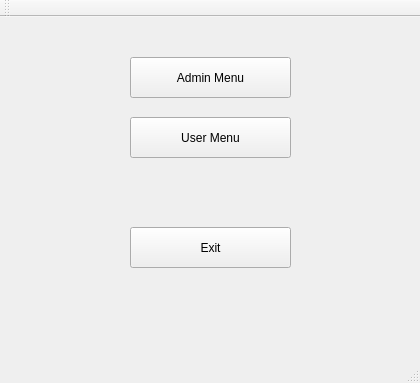
<?xml version="1.0" encoding="UTF-8"?>
<ui version="4.0">
 <class>MainWindow</class>
 <widget class="QMainWindow" name="MainWindow">
  <property name="geometry">
   <rect>
    <x>0</x>
    <y>0</y>
    <width>420</width>
    <height>383</height>
   </rect>
  </property>
  <property name="windowTitle">
   <string>MainWindow</string>
  </property>
  <widget class="QWidget" name="centralWidget">
   <widget class="QPushButton" name="AdminButton">
    <property name="geometry">
     <rect>
      <x>130</x>
      <y>40</y>
      <width>161</width>
      <height>41</height>
     </rect>
    </property>
    <property name="text">
     <string>Admin Menu</string>
    </property>
   </widget>
   <widget class="QPushButton" name="UserButton">
    <property name="geometry">
     <rect>
      <x>130</x>
      <y>100</y>
      <width>161</width>
      <height>41</height>
     </rect>
    </property>
    <property name="text">
     <string>User Menu</string>
    </property>
   </widget>
   <widget class="QPushButton" name="ExitButton">
    <property name="geometry">
     <rect>
      <x>130</x>
      <y>210</y>
      <width>161</width>
      <height>41</height>
     </rect>
    </property>
    <property name="text">
     <string>Exit</string>
    </property>
   </widget>
  </widget>
  <widget class="QMenuBar" name="menuBar">
   <property name="geometry">
    <rect>
     <x>0</x>
     <y>0</y>
     <width>420</width>
     <height>26</height>
    </rect>
   </property>
  </widget>
  <widget class="QToolBar" name="mainToolBar">
   <attribute name="toolBarArea">
    <enum>TopToolBarArea</enum>
   </attribute>
   <attribute name="toolBarBreak">
    <bool>false</bool>
   </attribute>
  </widget>
  <widget class="QStatusBar" name="statusBar"/>
 </widget>
 <layoutdefault spacing="6" margin="11"/>
 <resources/>
 <connections/>
</ui>
